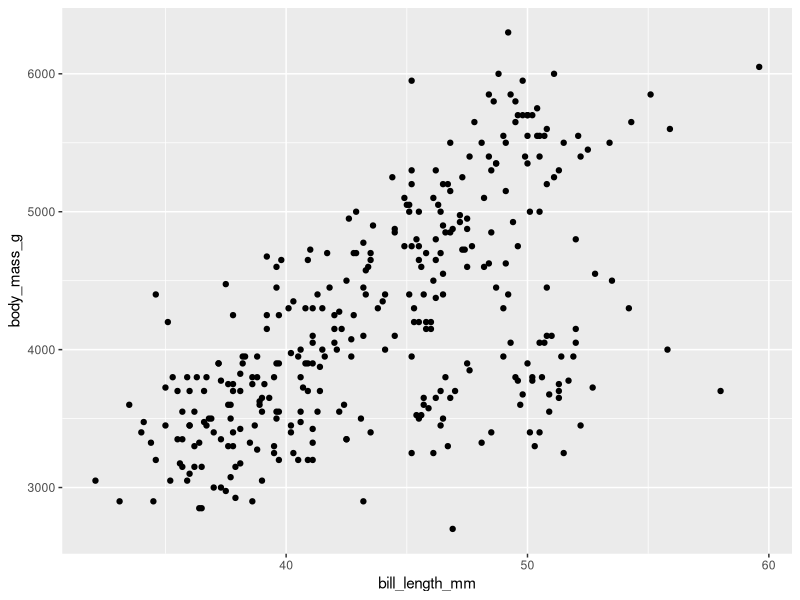
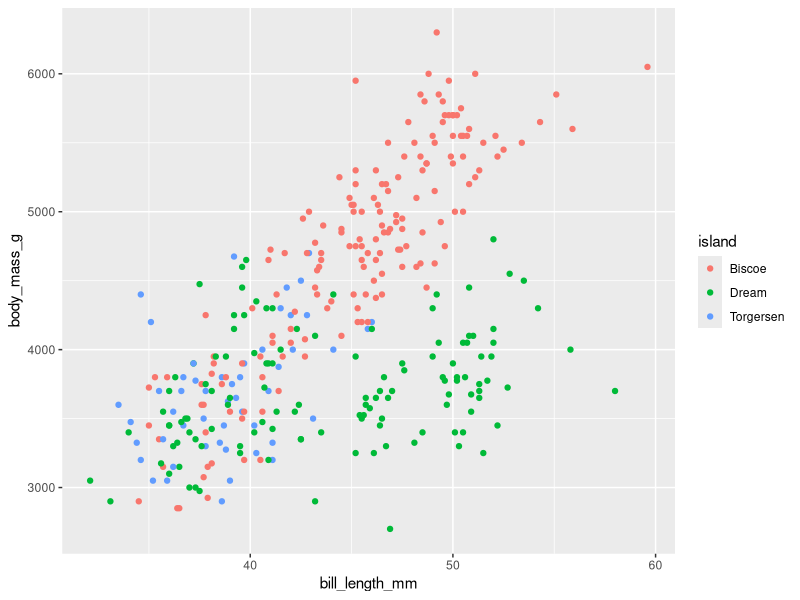
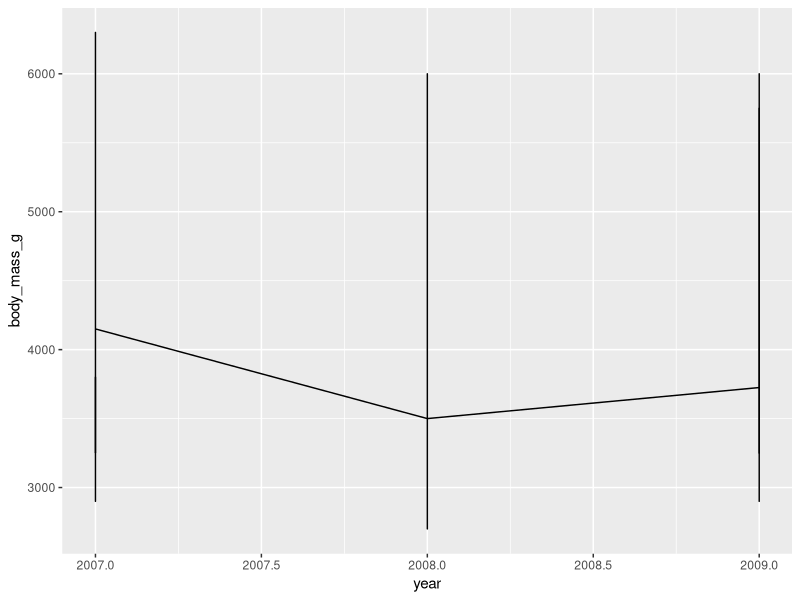
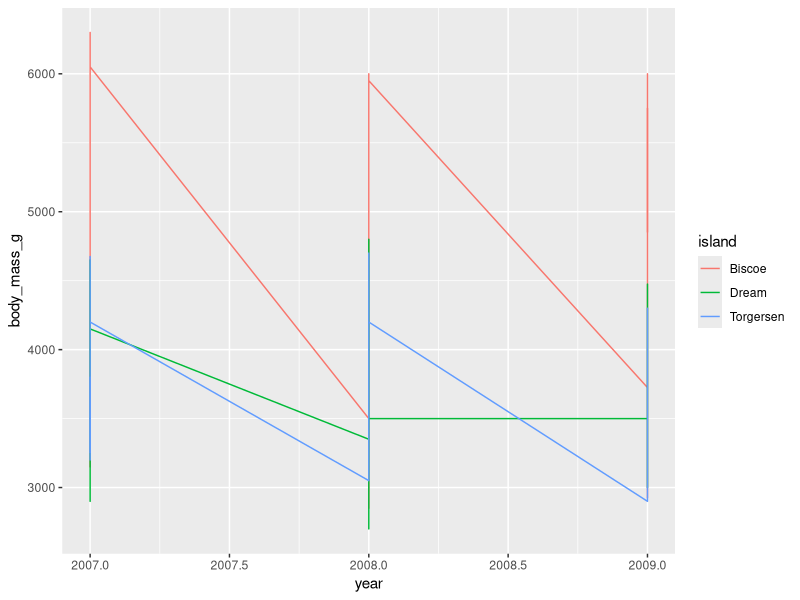
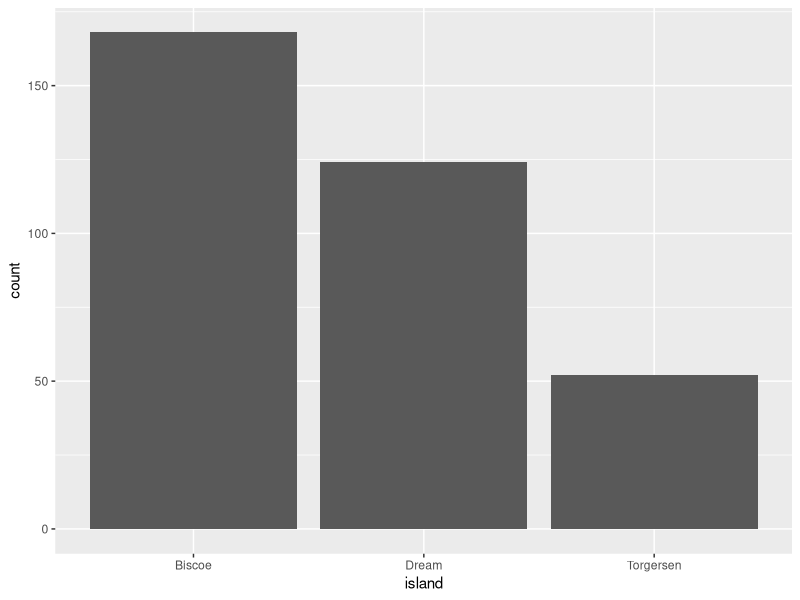
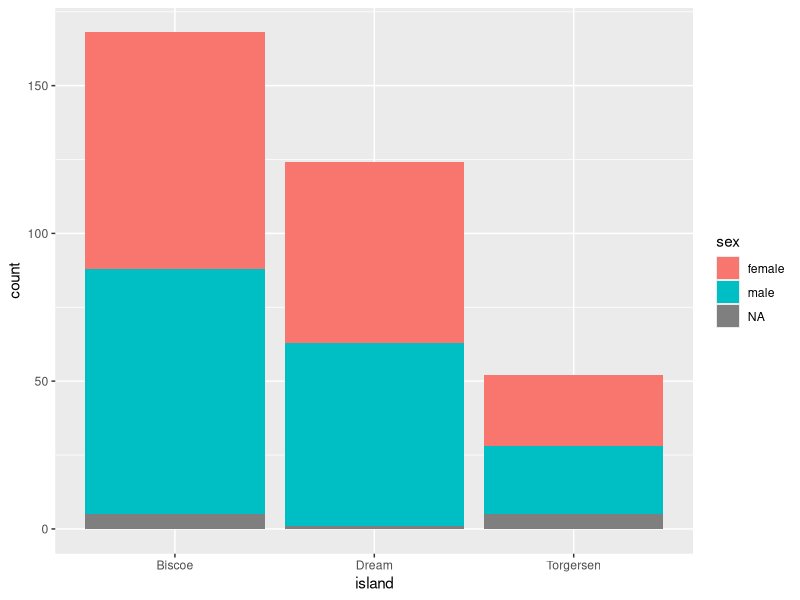
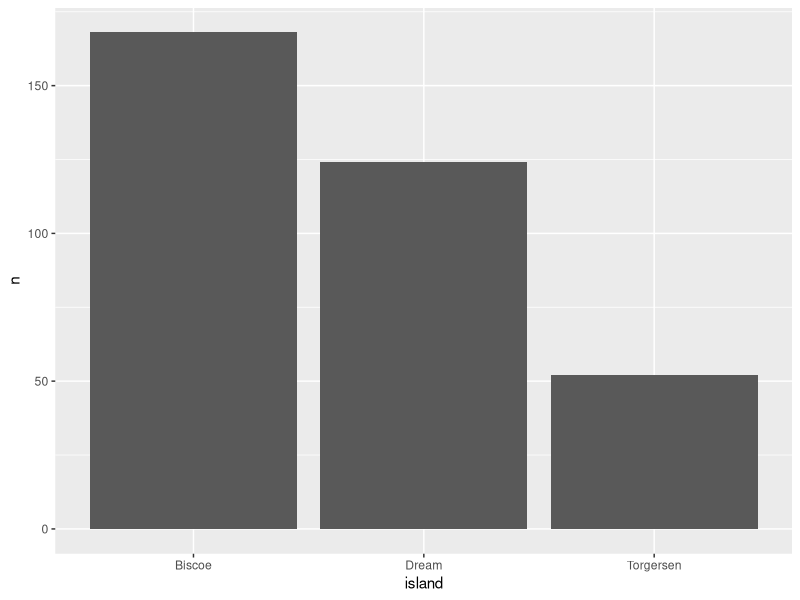
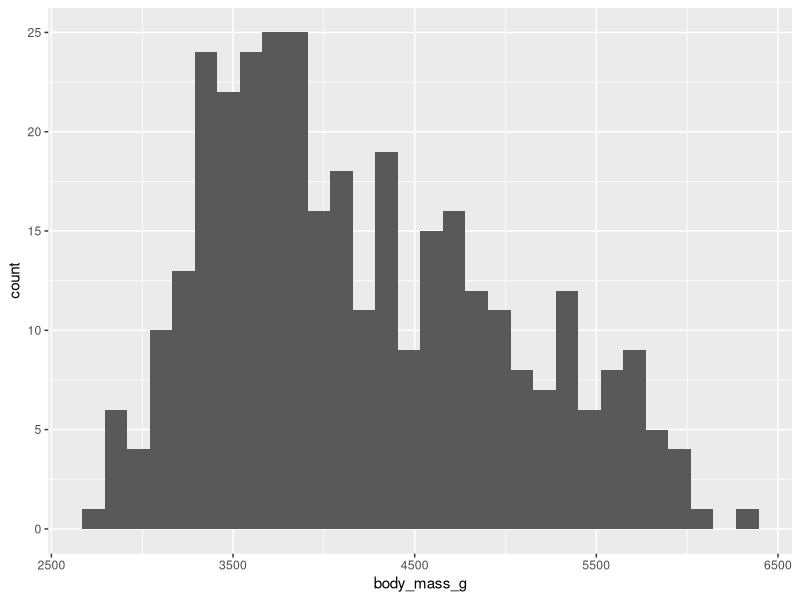

Reproduce these figures in R, in order.
## ---- chunk 1
knitr::opts_chunk$set(echo = TRUE)
library(palmerpenguins)
library(tidyverse)
library(knitr)
## ---- chunk 2
library(ggplot2)
library(palmerpenguins)
## ---- chunk 3
ggplot(data = penguins, 
       mapping = aes(x = bill_length_mm, y = body_mass_g)) +
  geom_point()
## ---- chunk 4
ggplot(data = penguins, 
       mapping = aes(x = bill_length_mm, y = body_mass_g, color = island)) +
  geom_point()
## ---- chunk 5
ggplot(data = penguins, 
       mapping = aes(x = year, y = body_mass_g)) +
  geom_line()
## ---- chunk 6
ggplot(data = penguins, 
       mapping = aes(x = year, y = body_mass_g, color = island)) +
  geom_line()
## ---- chunk 7
ggplot(data = penguins, mapping = aes(x = island)) +
  geom_bar()
## ---- chunk 8
ggplot(data = penguins, mapping = aes(x = island, fill = sex)) +
  geom_bar()
## ---- chunk 9
penguins_sum <- penguins %>%
  count(island)

penguins_sum
## ---- chunk 10
ggplot(data = penguins_sum, mapping = aes(x = island, y = n)) +
  geom_col()
## ---- chunk 11
ggplot(data = penguins, mapping = aes(x = body_mass_g)) +
  geom_histogram()
## ---- chunk 12
ggplot(data = penguins, mapping = aes(x = body_mass_g)) +
  geom_histogram(bins=100)
## ---- chunk 13
ggplot(data = penguins, mapping = aes(x = body_mass_g)) +
  geom_histogram(binwidth=200)
## ---- chunk 14
ggplot(data = penguins, mapping  = aes(y = body_mass_g)) +
  geom_boxplot()
## ---- chunk 15
ggplot(data = penguins, mapping  = aes(x = island, y = body_mass_g)) +
  geom_boxplot()
## ---- chunk 16
ggplot(data = penguins, mapping  = aes(x = island, y = body_mass_g, color = sex)) +
  geom_boxplot()
## ---- chunk 17
ggplot(data = penguins, mapping = aes(x = bill_length_mm, y = bill_depth_mm, color = sex)) +
  geom_point(alpha = 0.5)
## ---- chunk 18
ggplot(data = penguins, mapping = aes(x = bill_length_mm, y = bill_depth_mm, color = sex)) +
  geom_point(alpha = 0.7)
## ---- chunk 19
ggplot(data = penguins, mapping = aes(x = bill_length_mm, y = bill_depth_mm, color = sex)) +
  geom_point(alpha = 0.7) +
  facet_wrap(~species)
## ---- chunk 20
library(knitr)
## ---- chunk 21
penguin_sum <- penguins %>%
  group_by(island, year) %>%
  summarise(mean_body_mass_g = mean(body_mass_g, na.rm = TRUE))
## ---- chunk 22
penguin_sum
## ---- chunk 23
kable(x = penguin_sum, 
      format = "html",
      col.names = c("Island", "Year", "Mean Body Mass (g)"),
      caption = "Mean body mass of penguins on different islands over time")
## ---- chunk 24
install.packages("kableExtra")
library(kableExtra)
## ---- chunk 25
kable(x = penguin_sum, 
      col.names = c("Island", "Year", "Mean Body Mass (g)"),
      caption = "Mean body mass of penguins on different islands over time") %>%
  kable_styling()
## ---- chunk 26
kable(x = penguin_sum, 
      col.names = c("Island", "Year", "Mean Body Mass (g)"),
      caption = "Mean body mass of penguins on different islands over time") %>%
   kable_classic(full_width = FALSE, html_font = "Cambria", font_size=16)
## ---- chunk 27
kable(x = penguin_sum, 
      col.names = c("Island", "Year", "Mean Body Mass (g)"),
      caption = "Mean body mass of penguins on different islands over time") %>%
   kable_material_dark(html_font = "Cambria")
